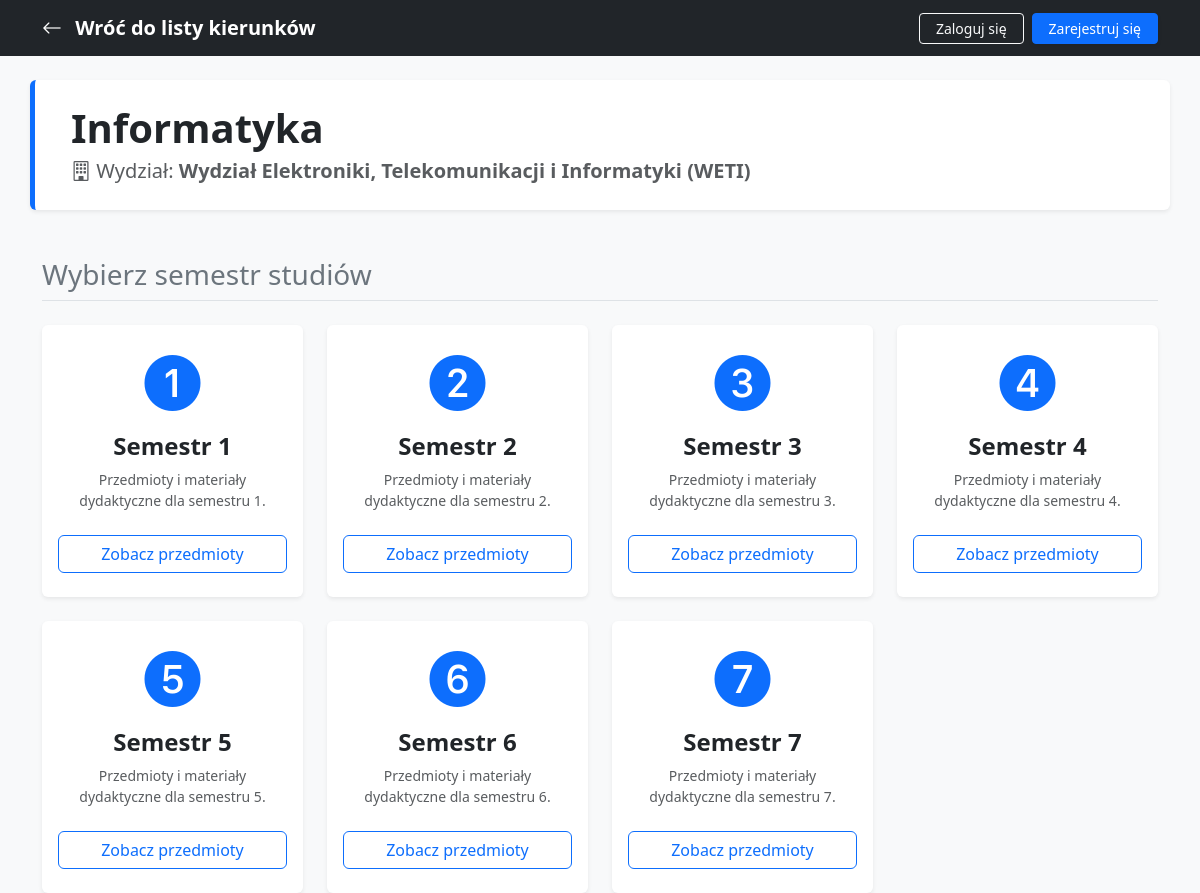
Screenshot of /field/1 with the database file from the repository.
### resources/models.py (models this page shows, shortened)
class FieldOfStudy(models.Model):
    name = models.CharField(max_length=100)
    faculty = models.ForeignKey(Faculty, on_delete=models.CASCADE, related_name="field_of_study")

class Faculty(models.Model):
    name = models.CharField(max_length=150)
    abbreviation = models.CharField(max_length=10, unique=True)

### resources/views.py (the view)
# urls.py: path('field/<int:field_id>', views.field_detail, name='field_detail'),
def field_detail(request, field_id):
    field = FieldOfStudy.objects.get(id=field_id)
    context = {
        'field': field,
    }
    return render(request, 'resources/field_detail.html', context)

### resources/templates/resources/field_detail.html (shortened to what this page needs)
<!DOCTYPE html>
<html lang="pl">
<head>
    <link href="https://cdn.jsdelivr.net/npm/bootstrap@5.3.0/dist/css/bootstrap.min.css" rel="stylesheet">
    <link rel="stylesheet" href="https://cdn.jsdelivr.net/npm/bootstrap-icons@1.11.1/font/bootstrap-icons.css">
</head>
<body class="bg-light">
    <nav class="navbar navbar-dark bg-dark mb-4">
        <div class="container d-flex justify-content-between align-items-center">
            <a class="navbar-brand fw-bold" href="{% url 'index' %}">
                <i class="bi bi-arrow-left me-2"></i> Wróć do listy kierunków
            </a>
            <div class="navbar-nav flex-row align-items-center">
                {% if user.is_authenticated %}
                    <span class="navbar-text text-light me-3 small">
                        <i class="bi bi-person-circle text-primary me-1"></i> Cześć, <strong class="text-white">{{ user.username }}</strong>!
                    </span>
                    <form action="{% url 'logout' %}" method="POST" class="d-inline">
                        {% csrf_token %}
                        <button type="submit" class="btn btn-sm btn-outline-danger fw-medium">
                            <i class="bi bi-box-arrow-left me-1"></i> Wyloguj
                        </button>
                    </form>
                {% else %}
                    <a href="{% url 'login' %}" class="btn btn-sm btn-outline-light fw-medium me-2 px-3">
                        Zaloguj się
                    </a>
                    <a href="{% url 'register' %}" class="btn btn-sm btn-primary fw-medium px-3 shadow-sm">
                        Zarejestruj się
                    </a>
                {% endif %}
            </div>
        </div>
    </nav>
    <div class="container mb-5">
        <div class="row bg-white p-4 rounded shadow-sm border-start border-5 border-primary">
            <div class="col">
                <h1 class="display-6 fw-bold mb-1">{{ field.name }}</h1>
                <p class="text-muted mb-0 fs-5">
                    <i class="bi bi-building"></i> Wydział: <strong>{{ field.faculty.name }} ({{ field.faculty.abbreviation }})</strong>
                </p>
            </div>
        </div>
    </div>
    <div class="container">
        <h3 class="mb-4 text-secondary border-bottom pb-2">Wybierz semestr studiów</h3>
        <div class="row row-cols-1 row-cols-md-2 row-cols-lg-4 g-4">
            {% for num in "1234567"|make_list %}
                <div class="col">
                    <div class="card h-100 shadow-sm border-0 hover-effect">
                        <div class="card-body text-center py-4">
                            <div class="display-4 text-primary mb-3">
                                <i class="bi bi-{{ num }}-circle-fill"></i>
                            </div>
                            <h4 class="card-title fw-bold">Semestr {{ num }}</h4>
                            <p class="text-muted small">Przedmioty i materiały dydaktyczne dla semestru {{ num }}.</p>
                            <a href="{% url 'semester_detail' field.id num %}" class="btn btn-outline-primary w-100 mt-2">Zobacz przedmioty</a>
                        </div>
                    </div>
                </div>
            {% endfor %}
        </div>
    </div>
</body>
</html>

### resources/templates/resources/field_detail.html (style rules this page uses)
.hover-effect { transition: transform 0.2s ease-in-out; }

### rows the page displays
FieldOfStudy: name "Informatyka", faculty.name "Wydział Elektroniki, Telekomunikacji i Informatyki", faculty.abbreviation "WETI"

### other values shown
{{ num }} "1" "2" "3" "4" "5" "6" "7"
